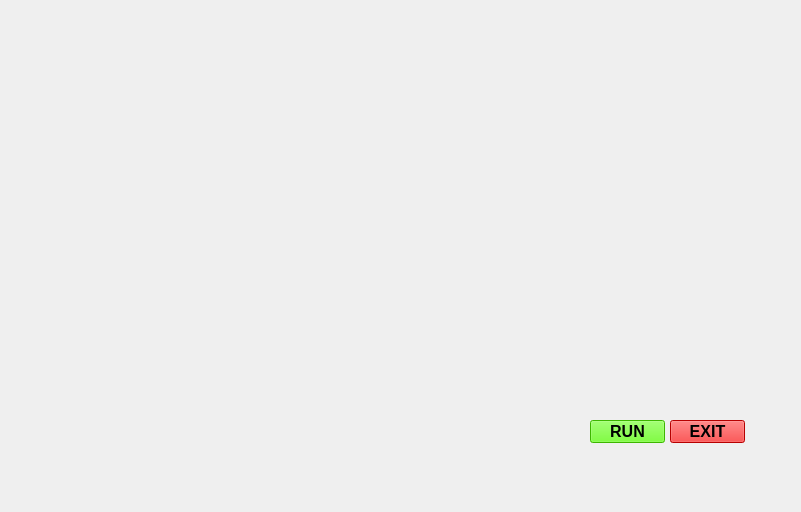
<?xml version="1.0" encoding="UTF-8"?>
<ui version="4.0">
 <class>ultronUI</class>
 <widget class="QMainWindow" name="ultronUI">
  <property name="geometry">
   <rect>
    <x>0</x>
    <y>0</y>
    <width>801</width>
    <height>512</height>
   </rect>
  </property>
  <property name="windowTitle">
   <string>MainWindow</string>
  </property>
  <widget class="QWidget" name="centralwidget">
   <widget class="QLabel" name="label">
    <property name="geometry">
     <rect>
      <x>-10</x>
      <y>0</y>
      <width>811</width>
      <height>511</height>
     </rect>
    </property>
    <property name="text">
     <string/>
    </property>
    <property name="pixmap">
     <pixmap>../adarsh/7LP8.gif</pixmap>
    </property>
    <property name="scaledContents">
     <bool>true</bool>
    </property>
   </widget>
   <widget class="QPushButton" name="pushButton">
    <property name="geometry">
     <rect>
      <x>590</x>
      <y>420</y>
      <width>75</width>
      <height>23</height>
     </rect>
    </property>
    <property name="font">
     <font>
      <pointsize>12</pointsize>
      <weight>75</weight>
      <bold>true</bold>
     </font>
    </property>
    <property name="styleSheet">
     <string notr="true">background-color: rgb(85, 255, 0);</string>
    </property>
    <property name="text">
     <string>RUN</string>
    </property>
   </widget>
   <widget class="QPushButton" name="pushButton_2">
    <property name="geometry">
     <rect>
      <x>670</x>
      <y>420</y>
      <width>75</width>
      <height>23</height>
     </rect>
    </property>
    <property name="font">
     <font>
      <pointsize>12</pointsize>
      <weight>75</weight>
      <bold>true</bold>
     </font>
    </property>
    <property name="styleSheet">
     <string notr="true">background-color: rgb(255, 0, 0);</string>
    </property>
    <property name="text">
     <string>EXIT</string>
    </property>
   </widget>
   <widget class="QLabel" name="label_2">
    <property name="geometry">
     <rect>
      <x>0</x>
      <y>10</y>
      <width>351</width>
      <height>101</height>
     </rect>
    </property>
    <property name="text">
     <string/>
    </property>
    <property name="pixmap">
     <pixmap>../adarsh/T8bahf.gif</pixmap>
    </property>
    <property name="scaledContents">
     <bool>false</bool>
    </property>
   </widget>
   <widget class="QTextBrowser" name="textBrowser">
    <property name="geometry">
     <rect>
      <x>370</x>
      <y>10</y>
      <width>181</width>
      <height>31</height>
     </rect>
    </property>
    <property name="styleSheet">
     <string notr="true">background:transparent;
border-radius:none;</string>
    </property>
   </widget>
   <widget class="QTextBrowser" name="textBrowser_2">
    <property name="geometry">
     <rect>
      <x>580</x>
      <y>10</y>
      <width>171</width>
      <height>31</height>
     </rect>
    </property>
    <property name="styleSheet">
     <string notr="true">background:transparent;
border-radius:none;</string>
    </property>
   </widget>
  </widget>
 </widget>
 <resources/>
 <connections/>
</ui>
